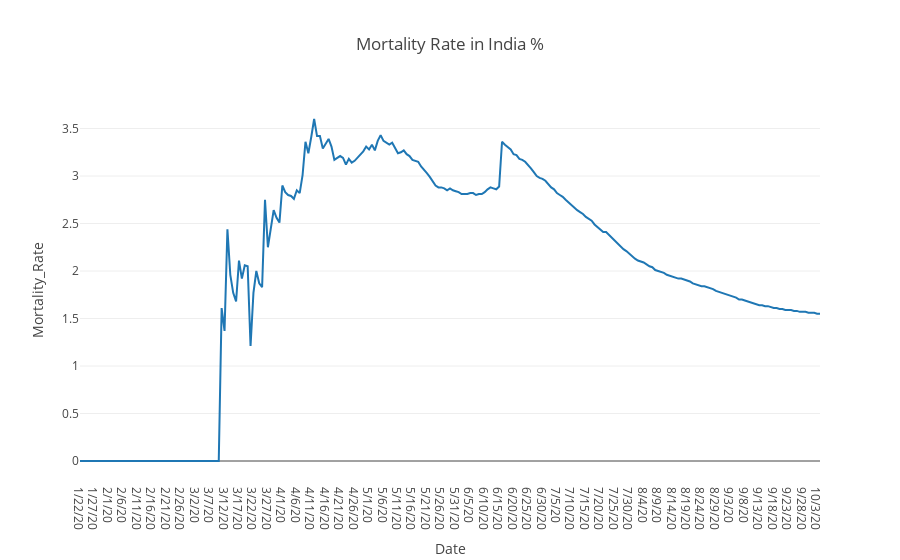

The code cell stored with this chart in its notebook:
### Code cell
pio.templates.default = "xgridoff"
fig = px.line(final_india_df, x="Date", y="Mortality_Rate"
              , title=" Mortality Rate in India % ")
fig.show()

### Figure 1 — Plotly figure (JSON) as saved in the notebook; plotly's stock layout.template omitted (floating-point values rounded to 4 significant figures; data arrays with more than 128 entries replaced by an {"elided": "..."} marker saying what was removed)
{"data": [{"hovertemplate": "Date=%{x}<br>Mortality_Rate=%{y}<extra></extra>", "legendgroup": "", "line": {"color": "#1F77B4", "dash": "solid"}, "mode": "lines", "name": "", "orientation": "v", "showlegend": false, "type": "scatter", "x": {"elided": "257 str values"}, "xaxis": "x", "y": {"elided": "257 float values"}, "yaxis": "y"}], "layout": {"legend": {"tracegroupgap": 0}, "title": {"text": " Mortality Rate in India % "}, "xaxis": {"anchor": "y", "domain": [0, 1], "title": {"text": "Date"}}, "yaxis": {"anchor": "x", "domain": [0, 1], "title": {"text": "Mortality_Rate"}}}}
